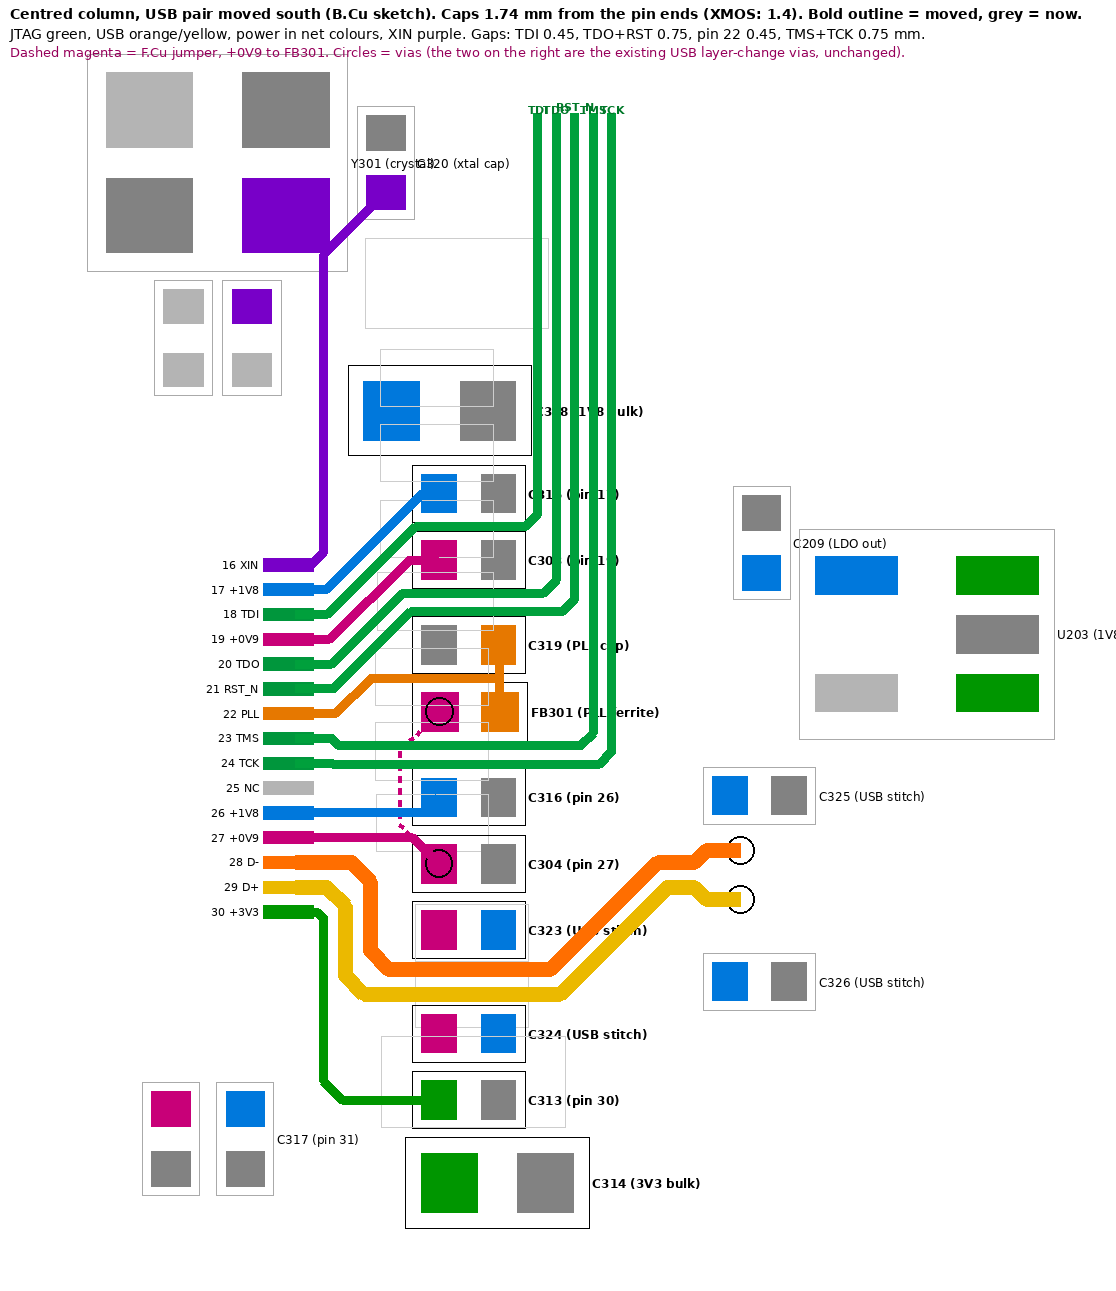

Recreate this plot in Python.
"""Centred east cap column with the main USB pair moved south (user's idea, 2026-11-20). Dry run:
reads the board, moves copies of the pads, sketches every B.Cu line on the east side of the
XVF3800 and measures the clearances. Writes column_centred.png beside this script.

Layout:
  * Column, north to south: C318 (1.8 V bulk), C315 (pin 17), C303 (pin 19), C319 (PLL cap),
    FB301 (PLL ferrite), C316 (pin 26), C304 (pin 27), C323 (USB stitch); then the USB pair;
    then C324 (USB stitch), C313 (pin 30), C314 (3.3 V bulk). Pad gaps: 0.45 for one line,
    0.75 for two (0.15 clearance), courtyard minimum where nothing passes.
  * C319 and FB301 are turned so their PLL pads face east and meet on a short stub; pin 22's
    feed enters through the gap between them. FB301's +0V9 pad (west) has a via and an F.Cu
    jumper to C304's +0V9 pad.
  * North of pin 27 the feeds climb in a 45-degree fan (staggered so the diagonals keep their
    spacing). South of it, pin 30 and the USB pair turn straight down in nested lanes, run east
    under the column and climb at 45 degrees back to the existing layer-change vias, so the
    vias, the F.Cu part of the pair and C325/C326 stay as they are.
  * The column x is the smallest that passes the clearance check (searched below).
Run from PCB/mindspark_rev1:  python3 verification/jtag-proposal-2026-11-20/column_centred.py
"""
import math
import sys
sys.path.insert(0, "tools")
from place_tidy import BOARD, Part
from sexpr import parse, children
from PIL import Image, ImageDraw, ImageFont

OUT = "verification/jtag-proposal-2026-11-20/column_centred.png"
W, WU = 0.15, 0.25            # signal / power track width, USB track width
CLR = 0.15                    # Default netclass clearance
PIN_X = 150.16                # tracks start 0.1 inside the pin pad's outer end (150.46)
root = parse(open(BOARD).read())
P = {Part(f).ref: Part(f) for f in children(root, "footprint")}


def net_of(pd):
    n = [c for c in pd if isinstance(c, list) and c and c[0] == "net"]
    return str(n[0][-1]).strip('"') if n else ""


pin = {}
for pd, poly in zip(children(P["U301"].node, "pad"), P["U301"].pads()):
    if str(pd[1]).isdigit():
        xs, ys = [a for a, _ in poly], [b for _, b in poly]
        pin[str(pd[1])] = ((min(xs), min(ys), max(xs), max(ys)), net_of(pd))
py = lambda n: (pin[n][0][1] + pin[n][0][3]) / 2

# pad offsets of the parts as they are now (local x of each pad's west/east edge, relative to the
# footprint centre, at the rotation they will have)
STACK = [  # name, pad height, pad gap to the next part (None = courtyard minimum), new rotation
    ("C315", .62, .45, 0), ("C303", .62, .75, 0), ("C319", .62, .45, 180), ("FB301", .64, .75, 0),
    ("C316", .62, None, 0), ("C304", .62, None, 0), ("C323", .62, "PAIR", 0),
    ("C324", .62, None, 0), ("C313", .62, None, 0), ("C314", .95, None, 0)]
CTYD_HALF = {"C314": .73}     # courtyard half heights (0402 parts: 0.46)


def build(pad_w, top):
    """Return {ref: (x, y, rot)} for the column whose pad-1 west edges sit at pad_w."""
    new, y, prev = {}, top, None
    for name, h, g, rot in STACK:
        if prev is not None:
            pn, ph, pg = prev
            if pg == "PAIR":
                y = pn_bottom + 0.2 + WU + 0.4 + 0.2      # pair (0.4 pitch) with 0.2 each side
            elif pg is None:
                y = pn_bottom + (CTYD_HALF.get(pn, .46) - ph / 2) + 0.15 + (CTYD_HALF.get(name, .46) - h / 2)
            else:
                y = pn_bottom + pg
        centre = y + h / 2
        ax, ay, ar = P[name].at
        # local west edge of the pad that will be on the west side after the turn
        edges = []
        for poly in P[name].pads():
            xs = [a for a, _ in poly]
            edges.append(min(xs) - ax)
        flip = round((rot - ar) % 360) == 180
        west_off = min(-(max(a for a, _ in poly) - ax) for poly in P[name].pads()) if flip else min(edges)
        new[name] = (pad_w - west_off, centre, rot)
        pn_bottom = y + h
        prev = (name, h, g)
    # C318 (1.8 V bulk) on top of C315, its pad 2 (east) lined up with the column's east edge so
    # the JTAG lanes run straight past it; being wider, it reaches further west into the open
    # space above the fan
    ax, ay, _ = P["C318"].at
    east_off = max(max(a for a, _ in poly) for poly in P["C318"].pads()) - ax
    col_east = max(max(a for a, _ in moved("C315", poly, new)) for poly in P["C315"].pads())
    c315 = new["C315"][1]
    new["C318"] = (col_east - east_off, c315 - .46 - .15 - .73, 0)
    return new


def moved(ref, pts, new):
    if ref not in new:
        return pts
    ax, ay, ar = P[ref].at
    nx, ny, nr = new[ref]
    flip = round((nr - ar) % 360) == 180
    return [(nx - (a - ax), ny - (b - ay)) if flip else (nx + a - ax, ny + b - ay) for a, b in pts]


def pads(ref, new):
    out = []
    for pd, poly in zip(children(P[ref].node, "pad"), P[ref].pads()):
        poly = moved(ref, poly, new)
        xs, ys = [a for a, _ in poly], [b for _, b in poly]
        out.append((str(pd[1]), (min(xs), min(ys), max(xs), max(ys)), net_of(pd)))
    return out


def box_of(ref, new):
    b = moved(ref, P[ref].courtyard(), new)
    xs, ys = [a for a, _ in b], [c for _, c in b]
    return min(xs), min(ys), max(xs), max(ys)


def pad_centre(ref, net, new):
    b = [bb for _, bb, n in pads(ref, new) if n == net][0]
    return (b[0] + b[2]) / 2, (b[1] + b[3]) / 2


def layout(pad_w, top):
    new = build(pad_w, top)
    pb = {r: pads(r, new) for r in new}
    bot = lambda r: max(b[3] for _, b, _ in pb[r])
    tp = lambda r: min(b[1] for _, b, _ in pb[r])
    east = max(b[2] for _, b, _ in pb["C315"])               # column pad-2 east edge
    gap = lambda a, b: (bot(a) + tp(b)) / 2
    T = {"17": pad_centre("C315", "+1V8", new)[1], "18": gap("C315", "C303"),
         "19": pad_centre("C303", "+0V9", new)[1],
         "20": gap("C303", "C319") - .15, "21": gap("C303", "C319") + .15, "22": gap("C319", "FB301"),
         "23": gap("FB301", "C316") - .15, "24": gap("FB301", "C316") + .15}
    NAME = {"18": "/xvf3800/XVF_TDI", "20": "/xvf3800/XVF_TDO", "21": "/XVF_RST_N",
            "23": "/xvf3800/XVF_TMS", "24": "/xvf3800/XVF_TCK"}
    lane = {k: east + 0.35 + 0.3 * i for i, k in enumerate(["18", "20", "21", "23", "24"])}
    tracks = []               # (net, width, points)
    # XIN (pin 16): out, straight up the west edge of the fan to C320's XIN pad
    xX = 150.62
    c320 = pad_centre("C320", "/xvf3800/XVF_XIN", {})
    tracks.append(("/xvf3800/XVF_XIN", W, [(PIN_X, py("16")), (xX - .2, py("16")), (xX, py("16") - .2),
                                          (xX, c320[1] + (c320[0] - xX)), c320]))
    # climbers 17-22: 45-degree fan, diagonals staggered (x + y grows >= 0.43 per line)
    c = xX + py("16") + 0.43
    for k in ["17", "18", "19", "20", "21", "22"]:
        p, t = py(k), T[k]
        c = max(c, 150.66 + p)
        xs = c - p
        xe = xs + (p - t)
        pts = [(PIN_X, p), (xs, p), (xe, t)]
        net = pin[k][1]
        if k in NAME:
            pts += [(lane[k] - .2, t), (lane[k], t - .2), (lane[k], 88.6)]
        elif k == "22":
            pts += [(east - 0.3, t)]
        else:
            ref = {"17": "C315", "19": "C303"}[k]
            pts += [pad_centre(ref, net, new)]
        tracks.append((net, W, pts))
        c += 0.43
    # PLL stub joining the east pads of C319 and FB301
    a, b = pad_centre("C319", "PLL_AVDD", new), pad_centre("FB301", "PLL_AVDD", new)
    tracks.append(("PLL_AVDD", W, [a, b]))
    # TMS / TCK: small jog to their gap, then east to their lanes and north
    for k, xj in (("23", 150.75), ("24", 150.75)):
        p, t = py(k), T[k]
        d = t - p
        pts = [(PIN_X, p), (xj, p), (xj + abs(d), t), (lane[k] - .2, t), (lane[k], t - .2), (lane[k], 88.6)]
        tracks.append((pin[k][1], W, pts))
    # 26: east, a 45-degree jog into C316's +1V8 pad centre
    c316 = pad_centre("C316", "+1V8", new)
    d = py("26") - c316[1]
    tracks.append(("+1V8", W, [(PIN_X, py("26")), (c316[0] - abs(d), py("26")), c316]))
    # 27: east above C304, then 45 degrees down into its +0V9 pad centre
    c304 = pad_centre("C304", "+0V9", new)
    d = c304[1] - py("27")
    tracks.append(("+0V9", W, [(PIN_X, py("27")), (c304[0] - d, py("27")), c304]))
    # south: pin 30 and the pair in nested lanes, straight down, then east
    dm_y = bot("C323") + 0.2 + WU / 2
    dp_y = dm_y + 0.4
    c313 = pad_centre("C313", "+3V3", new)
    x30, xdp, xdm = 150.62, 150.62 + .35, 150.62 + .75
    tracks.append(("+3V3", W, [(PIN_X, py("30")), (x30 - .1, py("30")), (x30, py("30") + .1),
                               (x30, c313[1] - .3), (x30 + .3, c313[1]), c313]))
    # pair: east under the column to X1, 45 degrees up to the old rows, on to the existing vias
    V_DM, V_DP = (157.35, 100.48), (157.35, 101.28)
    rise = dm_y - 100.68
    X1 = 156.6 - 0.2 - rise - 0.4                          # D- back on its old row 0.4 before 156.6
    dm = [(PIN_X, py("28")), (xdm - .3, py("28")), (xdm, py("28") + .3), (xdm, dm_y - .3), (xdm + .3, dm_y),
          (X1, dm_y), (X1 + rise, 100.68), (156.6, 100.68), (156.8, 100.48), V_DM]
    # D+ is the outer line on both bends; the 0.166 offsets keep the pitch at 0.4 on the 45s
    dp = [(PIN_X, py("29")), (xdp - .3 + .166 * 0, py("29")), (xdp, py("29") + .3), (xdp, dp_y - .3),
          (xdp + .3, dp_y), (X1 + .166, dp_y), (X1 + .166 + rise, 101.08), (156.6, 101.08), (156.8, 101.28), V_DP]
    tracks.append(("/USB_MAIN_DM", WU, dm))
    tracks.append(("/USB_MAIN_DP", WU, dp))
    # FB301 +0V9 jumper (F.Cu): via in FB301's west pad -> west of C316's via -> via in C304's pad
    fb = pad_centre("FB301", "+0V9", new)
    jx = pad_w - 0.35
    jump = [fb, (jx, fb[1] + (fb[0] - jx)), (jx, c304[1] - (c304[0] - jx)), c304]
    return new, tracks, jump, lane, east, (dm_y, dp_y, X1)


def seg_d(a, b, c, d):
    """Distance between segments ab and cd (sampled; fine at these sizes)."""
    best = 9.0
    n = max(2, int(math.dist(a, b) / 0.02))
    for i in range(n + 1):
        t = i / n
        x, y = a[0] + (b[0] - a[0]) * t, a[1] + (b[1] - a[1]) * t
        dx, dy = d[0] - c[0], d[1] - c[1]
        L2 = dx * dx + dy * dy
        u = 0 if L2 == 0 else max(0, min(1, ((x - c[0]) * dx + (y - c[1]) * dy) / L2))
        best = min(best, math.hypot(x - c[0] - u * dx, y - c[1] - u * dy))
    return best


def seg_box(a, b, bx):
    best = 9.0
    n = max(2, int(math.dist(a, b) / 0.02))
    for i in range(n + 1):
        t = i / n
        x, y = a[0] + (b[0] - a[0]) * t, a[1] + (b[1] - a[1]) * t
        best = min(best, math.hypot(max(bx[0] - x, 0, x - bx[2]), max(bx[1] - y, 0, y - bx[3])))
    return best


NEAR = ["C318", "C315", "C303", "C319", "FB301", "C316", "C304", "C323", "C324", "C313", "C314",
        "C320", "Y301", "C325", "C326", "C209", "U203", "C317", "C305", "R301", "R302"]


def check(new, tracks):
    bad = []
    allp = [(r, pn, bx, n) for r in NEAR for pn, bx, n in pads(r, new)] + \
           [("U301", k, v[0], v[1]) for k, v in pin.items()]
    for net, w, pts in tracks:
        for a, b in zip(pts, pts[1:]):
            for r, pn, bx, n in allp:
                if n == net or bx[2] < min(a[0], b[0]) - 1 or bx[0] > max(a[0], b[0]) + 1 \
                        or bx[3] < min(a[1], b[1]) - 1 or bx[1] > max(a[1], b[1]) + 1:
                    continue
                bad.append((seg_box(a, b, bx) - w / 2, f"{net.split('/')[-1]} - {r}.{pn}"))
    for i, (n1, w1, p1) in enumerate(tracks):
        for n2, w2, p2 in tracks[i + 1:]:
            if n1 == n2:
                continue
            for a, b in zip(p1, p1[1:]):
                for c, d in zip(p2, p2[1:]):
                    if max(a[0], b[0]) < min(c[0], d[0]) - 1 or min(a[0], b[0]) > max(c[0], d[0]) + 1:
                        continue
                    bad.append((seg_d(a, b, c, d) - (w1 + w2) / 2, f"{n1.split('/')[-1]} - {n2.split('/')[-1]}"))
    bad.sort()
    return bad


def ctyd_clash(new):
    out = []
    refs = list(new) + ["C320", "Y301", "C325", "C326", "C317", "C305", "R301", "R302", "C209", "U203"]
    for i, a in enumerate(refs):
        for b in refs[i + 1:]:
            A, B = box_of(a, new), box_of(b, new)
            g = max(B[0] - A[2], A[0] - B[2], B[1] - A[3], A[1] - B[3])
            if g < 0.149:
                out.append((round(g, 2), a, b))
    return out


# search: smallest column x (pad-1 west edge), and the column height position, that pass
best = None
for i in range(0, 40):
    pad_w = 151.60 + 0.05 * i
    for j in range(0, 31):
        top = 94.0 + 0.03 * j
        new, tracks, jump, lane, east, pair = layout(pad_w, top)
        worst = check(new, tracks)[0][0]
        if worst >= CLR - 1e-6 and not ctyd_clash(new):
            best = (pad_w, top)
            break
    if best:
        break
if not best:
    sys.exit("no layout passed")
pad_w, top = best
new, tracks, jump, lane, east, (dm_y, dp_y, X1) = layout(pad_w, top)
bad = check(new, tracks)
print(f"column pad-1 west edge {pad_w:.2f}: {pad_w - 150.46:.2f} mm from the pin ends (XMOS board: 1.39)")
print("closest copper gaps:")
for v, what in bad[:6]:
    print(f"  {v:.3f}  {what}")
print("courtyard clashes:", ctyd_clash(new) or "none")
print("pair rows: D- %.2f, D+ %.2f (was 100.68 / 101.08); JTAG lanes x %.2f-%.2f" % (dm_y, dp_y, min(lane.values()), max(lane.values())))
for ref, (x, y, r) in sorted(new.items(), key=lambda kv: kv[1][1]):
    ax, ay, ar = P[ref].at
    print(f"  {ref:6} ({x:.3f}, {y:.3f}) rot {r:>3}   moves {x - ax:+.2f} east, {y - ay:+.2f} south")
L = lambda pts: sum(math.dist(a, b) for a, b in zip(pts, pts[1:]))
dm = [t for t in tracks if t[0] == "/USB_MAIN_DM"][0][2]
dp = [t for t in tracks if t[0] == "/USB_MAIN_DP"][0][2]
print(f"pair B.Cu part: D- {L(dm):.2f} mm, D+ {L(dp):.2f} mm (was 7.33 each with the 0.2 spread); "
      f"skew {L(dp) - L(dm):+.2f}")
print("jumper:", [tuple(round(c, 2) for c in q) for q in jump])

# ---------------------------------------------------------------- drawing
X0, Y0, X1d, Y1d, S = 145.4, 87.8, 163.4, 107.6, 62
img = Image.new("RGB", (int((X1d - X0) * S), int((Y1d - Y0) * S) + 64), "white")
d = ImageDraw.Draw(img)
Tt = lambda x, y: ((x - X0) * S, (y - Y0) * S + 64)
F = lambda s, b=False: ImageFont.truetype("/usr/share/fonts/truetype/dejavu/DejaVuSans%s.ttf" % ("-Bold" if b else ""), s)
COL = {"+0V9": (200, 0, 120), "+1V8": (0, 120, 220), "GND": (130, 130, 130), "PLL_AVDD": (230, 120, 0),
       "+3V3": (0, 150, 0), "/USB_MAIN_DM": (255, 110, 0), "/USB_MAIN_DP": (235, 185, 0),
       "/xvf3800/XVF_XIN": (120, 0, 200)}
JT = {"/xvf3800/XVF_TDI": "TDI", "/xvf3800/XVF_TDO": "TDO", "/XVF_RST_N": "RST_N",
      "/xvf3800/XVF_TMS": "TMS", "/xvf3800/XVF_TCK": "TCK"}
HINT = {"C318": "1V8 bulk", "C315": "pin 17", "C303": "pin 19", "C319": "PLL cap", "FB301": "PLL ferrite",
        "C316": "pin 26", "C304": "pin 27", "C323": "USB stitch", "C324": "USB stitch", "C313": "pin 30",
        "C314": "3V3 bulk", "C320": "xtal cap", "Y301": "crystal", "C325": "USB stitch", "C326": "USB stitch",
        "C209": "LDO out", "U203": "1V8 LDO", "C317": "pin 31", "C305": "", "R301": "", "R302": ""}
for r in HINT:
    mv = r in new
    if mv:
        b = P[r].courtyard(); xs_, ys_ = [a for a, _ in b], [c for _, c in b]
        d.rectangle([Tt(min(xs_), min(ys_)), Tt(max(xs_), max(ys_))], outline=(205, 205, 205))
    for pn, bx, net in pads(r, new):
        d.rectangle([Tt(bx[0], bx[1]), Tt(bx[2], bx[3])], fill=COL.get(net, (180, 180, 180)))
    cb = box_of(r, new)
    d.rectangle([Tt(*cb[:2]), Tt(*cb[2:])], outline=(0, 0, 0) if mv else (170, 170, 170))
    if HINT[r]:
        d.text(Tt(cb[2] + 0.05, (cb[1] + cb[3]) / 2), f"{r} ({HINT[r]})", font=F(12, mv), fill="black", anchor="lm")
for k, (bx, net) in pin.items():
    if 14 <= int(k) <= 31 and bx[0] > 149.5:
        d.rectangle([Tt(bx[0], bx[1]), Tt(bx[2], bx[3])], fill=COL.get(net, (0, 150, 60) if net in JT else (180, 180, 180)))
        lab = JT.get(net, {"/xvf3800/XVF_XIN": "XIN", "PLL_AVDD": "PLL", "/USB_MAIN_DM": "D-",
                           "/USB_MAIN_DP": "D+"}.get(net, net if not net.startswith("unconn") else "NC"))
        d.text(Tt(bx[0] - 0.08, (bx[1] + bx[3]) / 2), f"{k} {lab}", font=F(11), fill="black", anchor="rm")
for i in range(len(jump) - 1):
    (ax_, ay_), (bx_, by_) = jump[i], jump[i + 1]
    for k in range(0, 12, 2):
        d.line([Tt(ax_ + (bx_ - ax_) * k / 12, ay_ + (by_ - ay_) * k / 12),
                Tt(ax_ + (bx_ - ax_) * (k + 1) / 12, ay_ + (by_ - ay_) * (k + 1) / 12)], fill=(200, 0, 120), width=4)
for v in (jump[0], jump[-1], (157.35, 100.48), (157.35, 101.28)):
    d.ellipse([Tt(v[0] - .225, v[1] - .225), Tt(v[0] + .225, v[1] + .225)], outline="black", width=2)
for net, w, pts in tracks:
    c = (0, 160, 60) if net in JT else COL.get(net, (100, 100, 100))
    d.line([Tt(*q) for q in pts], fill=c, width=max(2, int(w * S)), joint="curve")
    if net in JT:
        d.text(Tt(pts[-1][0], pts[-1][1]), JT[net], font=F(11, True), fill=(0, 120, 40), anchor="mb")
d.text((10, 6), f"Centred column, USB pair moved south (B.Cu sketch). Caps {pad_w - 150.46:.2f} mm from the pin ends "
       "(XMOS: 1.4). Bold outline = moved, grey = now.", font=F(14, True), fill="black")
d.text((10, 26), "JTAG green, USB orange/yellow, power in net colours, XIN purple. Gaps: TDI 0.45, TDO+RST 0.75, "
       "pin 22 0.45, TMS+TCK 0.75 mm.", font=F(14), fill="black")
d.text((10, 44), "Dashed magenta = F.Cu jumper, +0V9 to FB301. Circles = vias (the two on the right are the existing "
       "USB layer-change vias, unchanged).", font=F(13), fill=(150, 0, 90))
img.save(OUT)
print("wrote", OUT)
